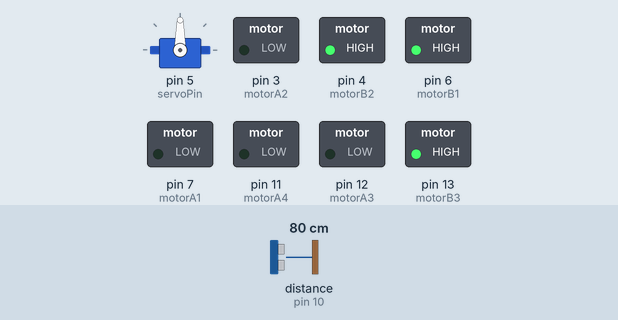
Simulated run of this sketch. Board: Arduino Uno, built with avr-gcc and run on an emulated ATmega328P. On the bench: servo, switched loads named in the sketch (green lamp = pin HIGH). Wiring (inferred from the names in the program): ultrasonic range finder: trigger pin 9; echo pin 10. The test bench sets the inputs (shaded band); at power-on: distance to the obstacle (sensor on pin 10) 80 cm. The echo pulse lasts 58.3 µs per cm; pins used as bus, display or sensor lines are not drawn.

Above: at 1.2 s.
1.3 s: distance to the obstacle (sensor on pin 10) set to 55 cm
2.8 s: distance to the obstacle (sensor on pin 10) set to 46 cm
At 4.0 s:
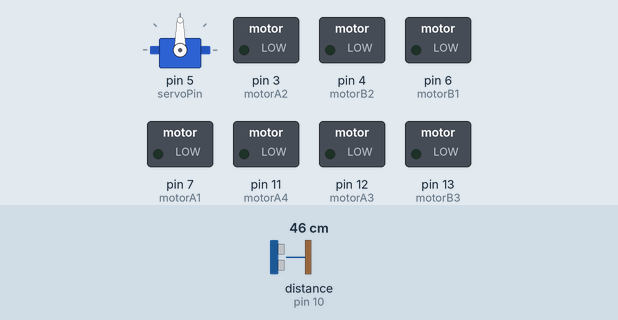
4.3 s: distance to the obstacle (sensor on pin 10) set to 32 cm
5.8 s: distance to the obstacle (sensor on pin 10) set to 27 cm
At 6.5 s:
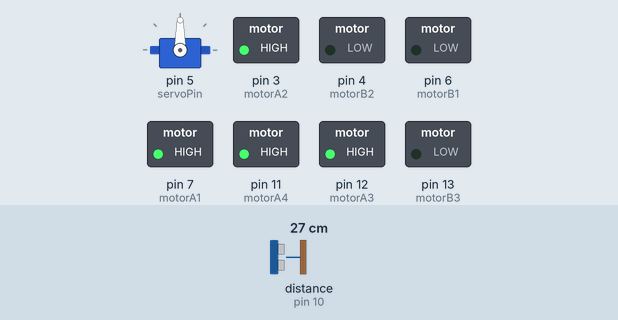
7.3 s: distance to the obstacle (sensor on pin 10) set to 35 cm
At 7.6 s:
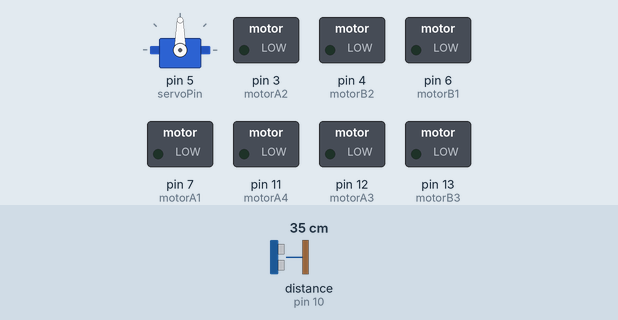
8.8 s: distance to the obstacle (sensor on pin 10) set to 2 cm
At 9.9 s:
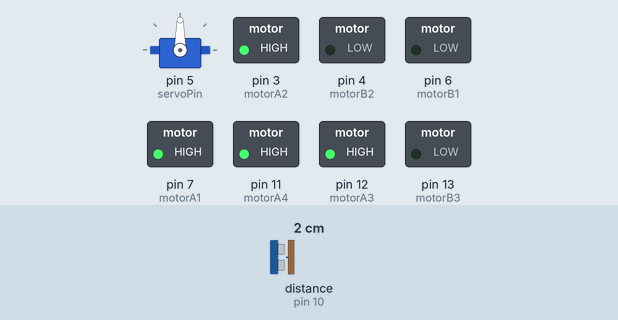
Timing chart, 0 to 11.3 s (numbered marks = the images above; inputs shaded):
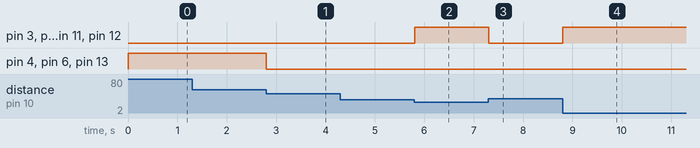

Measured:
- the behaviour switches between 52 and 51 cm on distance to the obstacle (sensor on pin 10) (found by bisection; images 0 and 1)
- the behaviour switches between 31 and 30 cm on distance to the obstacle (sensor on pin 10) (found by bisection; images 1 and 2)
- after the input at 1.3 s, every drawn part: stays the same
- after the input at 2.8 s, pin 4 (motorB2), pin 6 (motorB1), pin 13 (motorB3): HIGH → LOW at once
- after the input at 4.3 s, every drawn part: stays the same
- after the input at 5.8 s, pin 3 (motorA2), pin 7 (motorA1), pin 11 (motorA4), pin 12 (motorA3): LOW → HIGH at once
- after the input at 7.3 s, pin 3 (motorA2), pin 7 (motorA1), pin 11 (motorA4), pin 12 (motorA3): HIGH → LOW at once
- after the input at 8.8 s, pin 3 (motorA2), pin 7 (motorA1), pin 11 (motorA4), pin 12 (motorA3): LOW → HIGH at once

The sketch:

Capstone_RDD.ino
```cpp
#include <Servo.h>

int trig = 9;
int echo = 10;


int motorA1 = 7;
int motorB1 = 6;

int motorA2 = 3;
int motorB2 = 4;

int motorA3 = 12;
int motorB3 = 13;

int motorA4 = 11;
int motorB4 = 8;

int servoPin = 5;

Servo Servo1;


int grabbed = 0;


void setup()
{
  pinMode(motorA1, OUTPUT);
  pinMode(motorB1, OUTPUT);
  pinMode(motorA2, OUTPUT);
  pinMode(motorB2, OUTPUT);
  pinMode(motorA3, OUTPUT);
  pinMode(motorB3, OUTPUT);
  pinMode(motorA4, OUTPUT);

  Servo1.attach(servoPin);

  pinMode(trig, OUTPUT);
  pinMode(echo, INPUT);

  Serial.begin(9600);

}

void loop()
{
  // Get distance
  int distance = pingCm();

  if (distance < 30){
    moveForward();
  }

  else if (distance > 50){
    moveBackward();
  }
  else{
    stopMotors();
    grabItem();
  }

}

int pingCm(){

  // Send trigger pulse
  digitalWrite(trig, LOW);
  delayMicroseconds(2);
  digitalWrite(trig, HIGH);
  delayMicroseconds(10);
  digitalWrite(trig, LOW);

  // Calculate time of flight
  long duration = pulseIn(echo, HIGH);

  return duration * 0.034 / 2;
}

void moveForward(){
  // Move motor 1 Forward
  digitalWrite(motorA1, HIGH);
  digitalWrite(motorB1, LOW);
  // Move motor 2 Forward
  digitalWrite(motorA2, HIGH);
  digitalWrite(motorB2, LOW);
  // Move motor 3 Forward
  digitalWrite(motorA3, HIGH);
  digitalWrite(motorB3, LOW);
  // Move motor 4 Forward
  digitalWrite(motorA4, HIGH);
  digitalWrite(motorB4, LOW);
}

void moveBackward(){
  // Move motor 1 Backward
  digitalWrite(motorA1, LOW);
  digitalWrite(motorB1, HIGH);
  // Move motor 2 Backward
  digitalWrite(motorA2, LOW);
  digitalWrite(motorB2, HIGH);
  // Move motor 3 Backward
  digitalWrite(motorA3, LOW);
  digitalWrite(motorB3, HIGH);
  // Move motor 4 Backward
  digitalWrite(motorA4, LOW);
  digitalWrite(motorB4, HIGH);
}

void stopMotors(){
  // Stop Motor 1
  digitalWrite(motorA1, LOW);
  digitalWrite(motorB1, LOW);
  // Stop Motor 2
  digitalWrite(motorA2, LOW);
  digitalWrite(motorB2, LOW);
  // Stop Motor 3
  digitalWrite(motorA3, LOW);
  digitalWrite(motorB3, LOW);
  // Stop Motor 4
  digitalWrite(motorA4, LOW);
  digitalWrite(motorB4, LOW);
}


void grabItem(){
  if(grabbed == 0){
    grabbed = 1;
    // Turn grabber motor to grab item
    Servo1.write(90);
  }
}

void releaseItem(){
  if(grabbed == 1){
    Servo1.write(0);
    grabbed = 0;
  }
}
```
